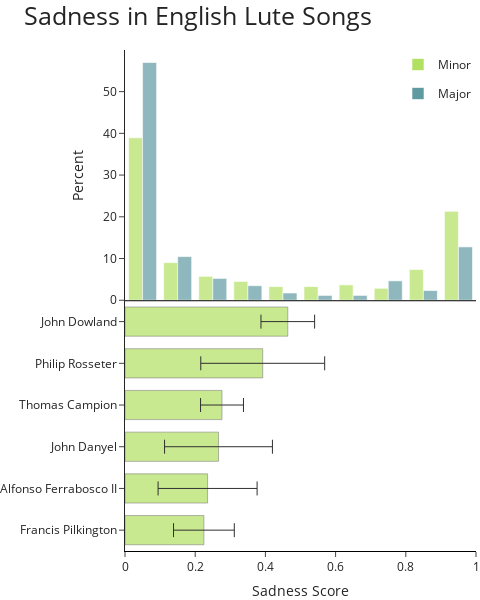

Notebook code for this chart:
### Code cell
trace1 = px.histogram(
    lute_songs_emotions_df,
    x='sadness',
    color='mode',
    labels={'mode':'Mode', 'sadness':'Sadness Score', 'percent':'Percent'},
    opacity=0.7,
    histnorm='percent',
    nbins=10,
    color_discrete_sequence=['#b2e061', '#5F9AA2']
).data

trace2 = go.Bar(
    y=sadness['Composer'],
    x=sadness['mean'],
    orientation='h',
    error_x=dict(
        type='data',
        array=sadness['ci'],
        color='#303030',
        thickness=1,
        width=7,
    ),
    width=0.7,
    showlegend=False,
    marker=dict(
        color="#b2e061",
        opacity=0.7
    ),
    #hoverinfo='skip',
    name=''
)


fig = make_subplots(
    rows=2, cols=1,
    specs=[[{}], [{}]],
    shared_xaxes=True,
    shared_yaxes=False,
    vertical_spacing=0.001
)

for trace in trace1:
    fig.append_trace(trace, 1, 1)
    
fig.append_trace(trace2, 2, 1)

#fig.update_traces(marker_line_color='#303030', marker_line_width=0, row=1, col=1)
fig.update_traces(
    marker_line_color='#303030',
    marker_line_width=0.5, row=2, col=1
)

fig.update_layout(
    height=600,
    margin=dict(l=0,r=0,b=0,t=50),
    title=dict(text='Sadness in English Lute Songs', font=dict(size=25)),
    showlegend=True,
    template='simple_white',
    legend=dict(title=None, x=1, y=1, xanchor='right', yanchor='top'),
    paper_bgcolor='rgba(0,0,0,0)',
    plot_bgcolor='rgba(0,0,0,0)'
)

fig.update_xaxes(showline=True, linewidth=0, linecolor='black', ticks='', row=1, col=1)
fig.update_xaxes(title='Sadness Score', linewidth=0, linecolor='black', ticks='outside', row=2, col=1)
fig.update_yaxes(title='Percent', row=1, col=1)


export_and_plot(fig, 'sentiment_plot', width=480)

### Figure 1 — Plotly figure (JSON) as saved in the notebook; plotly's stock layout.template omitted (floating-point values rounded to 4 significant figures; data arrays with more than 128 entries replaced by an {"elided": "..."} marker saying what was removed)
{"data": [{"alignmentgroup": "True", "bingroup": "x", "histnorm": "percent", "hovertemplate": "Mode=Minor<br>Sadness Score=%{x}<br>percent=%{y}<extra></extra>", "legendgroup": "Minor", "marker": {"color": "#b2e061", "opacity": 0.7, "pattern": {"shape": ""}}, "name": "Minor", "nbinsx": 10, "offsetgroup": "Minor", "orientation": "v", "showlegend": true, "type": "histogram", "x": {"elided": "244 float values"}, "xaxis": "x", "yaxis": "y"}, {"alignmentgroup": "True", "bingroup": "x", "histnorm": "percent", "hovertemplate": "Mode=Major<br>Sadness Score=%{x}<br>percent=%{y}<extra></extra>", "legendgroup": "Major", "marker": {"color": "#5F9AA2", "opacity": 0.7, "pattern": {"shape": ""}}, "name": "Major", "nbinsx": 10, "offsetgroup": "Major", "orientation": "v", "showlegend": true, "type": "histogram", "x": {"elided": "172 float values"}, "xaxis": "x", "yaxis": "y"}, {"error_x": {"array": [0.08654, 0.141, 0.1537, 0.06115, 0.1765, 0.07642], "color": "#303030", "thickness": 1, "type": "data", "width": 7}, "marker": {"color": "#b2e061", "line": {"color": "#303030", "width": 0.5}, "opacity": 0.7}, "name": "", "orientation": "h", "showlegend": false, "type": "bar", "width": 0.7, "x": [0.2248, 0.2353, 0.2664, 0.2764, 0.3924, 0.4638], "xaxis": "x2", "y": ["Francis Pilkington", "Alfonso Ferrabosco II", "John Danyel", "Thomas Campion", "Philip Rosseter", "John Dowland"], "yaxis": "y2"}], "layout": {"height": 600, "legend": {"title": {}, "x": 1, "xanchor": "right", "y": 1, "yanchor": "top"}, "margin": {"b": 0, "l": 0, "r": 0, "t": 50}, "paper_bgcolor": "rgba(0,0,0,0)", "plot_bgcolor": "rgba(0,0,0,0)", "showlegend": true, "title": {"font": {"size": 25}, "text": "Sadness in English Lute Songs"}, "width": 480, "xaxis": {"anchor": "y", "domain": [0, 1], "linecolor": "black", "linewidth": 0, "matches": "x2", "showline": true, "showticklabels": false, "ticks": ""}, "xaxis2": {"anchor": "y2", "domain": [0, 1], "linecolor": "black", "linewidth": 0, "ticks": "outside", "title": {"text": "Sadness Score"}}, "yaxis": {"anchor": "x", "domain": [0.5005, 1], "title": {"text": "Percent"}}, "yaxis2": {"anchor": "x2", "domain": [0, 0.4995]}}}
